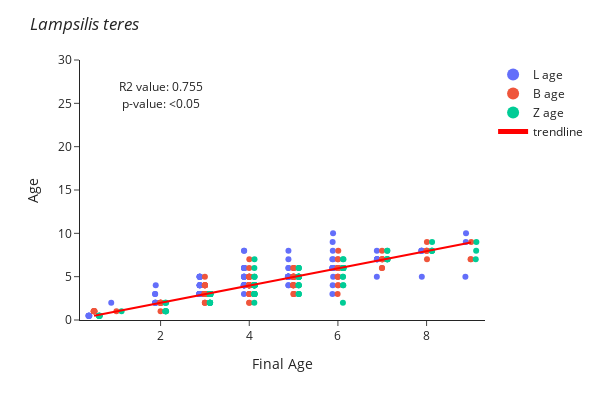

Notebook code for this chart:
### Code cell
fig = px.strip(lampsilis_melt,
               x='Final Age', 
               y='age',
               labels={"L age":"1", "B age":"2", "Z age":"3"},
               color="ager", 
               category_orders={"ager": ["L age", "B age", "Z age"]},
               
              )
#  Customization of y-axis
#fig.update_yaxes(range=[0, 10])


# regline = sm.OLS(amblema_melt["age"],sm.add_constant(amblema_melt["Final Age"]),missing="drop",).fit().fittedvalues
x=sm.add_constant(lampsilis_melt["Final Age"])
model=sm.OLS(lampsilis_melt["age"], lampsilis_melt["Final Age"],missing="drop").fit()
 
lampsilis_melt["bestfit"]=model.fittedvalues

# # add linear regression line for whole sample
fig.add_traces(go.Scatter(x=lampsilis_melt["Final Age"], 
                          y=lampsilis_melt["bestfit"],
                          mode = 'lines',
                          marker_color='red',
                          name='trendline',
                        )
                          )
fig.add_annotation(x=2, 
                   y=27,
                   text="R2 value: 0.755",
                   align= "left",
                   showarrow=False)
fig.add_annotation(x=2, 
                   y=25,
                   text="p-value: <0.05",
                   align="left",
                   showarrow=False)
fig

# Figure layout
fig.update_layout(template='simple_white',  
                  width=600, 
                  height=400, 
                  title='<i>Lampsilis teres</i>', 
                  yaxis=dict(range=[0,30]),
                  yaxis_title='Age',
                  legend=dict(title='',
                              itemclick='toggle', 
                              itemsizing='constant', 
                              traceorder='normal',
                              bgcolor='rgba(0,0,0,0)'),
                 
                  xaxis=dict(
                      title='Final Age', 
                      showticklabels=True, 
                      ticks='outside',)
            )



# Make figure zoomable
config = dict({'scrollZoom': False})

fig.show(config=config)

fig.write_image("images/all_color_teres.png")

### Figure 1 — Plotly figure (JSON) as saved in the notebook; plotly's stock layout.template omitted (floating-point values rounded to 4 significant figures; data arrays with more than 128 entries replaced by an {"elided": "..."} marker saying what was removed)
{"data": [{"alignmentgroup": "True", "boxpoints": "all", "fillcolor": "rgba(255,255,255,0)", "hoveron": "points", "hovertemplate": "ager=L age<br>Final Age=%{x}<br>age=%{y}<extra></extra>", "legendgroup": "L age", "line": {"color": "rgba(255,255,255,0)"}, "marker": {"color": "#636efa"}, "name": "L age", "offsetgroup": "L age", "orientation": "v", "pointpos": 0, "showlegend": true, "type": "box", "x": [5, 6, 4, 4, 3, 4, 2, 5, 8, 8, 3, 5, 5, 3, 9, 4, 4, 7, 5, 5, 5, 7, 5, 3, 4, 7, 5, 4, 7, 8, 5, 6, 3, 4, 8, 6, 9, 3, 2, 2, 1, 0.5, 6, 5, 5, 3, 3, 4, 6, 6, 6, 3, 2, 9, 5, 6, 8, 6, 4, 4, 3, 3, 3, 3, 3, 5, 3, 3, 2, 4, 5, 6, 7, 3, 3, 6, 5, 2, 7, 4, 4, 5, 3, 3, 4, 5, 5, 4, 6, 4, 3, 4, 4, 2, 4, 6, 3, 4, 2, 3, 3, 6, 4, 3, 3, 3, 3, 4, 3, 3, 5, 4, 7, 4, 3, 4, 5, 6, 4, 5, 0.5, 0.5, 0.5, 0.5, 0.5, 0.5, 4], "x0": " ", "xaxis": "x", "y": [5, 9, 4, 5, 3, 4, 2, 5, 8, 8, 5, 5, 6, 3, 9, 5, 6, 7, 5, 5, 5, 8, 5, 5, 4, 7, 5, 4, 5, 5, 5, 10, 3, 5, 8, 7, 10, 4, 3, 3, 2, 0.5, 4, 5, 4, 4, 3, 6, 3, 6, 6, 4, 2, 5, 5, 5, 8, 7, 4, 5, 5, 3, 3, 3, 4, 6, 3, 5, 2, 5, 8, 8, 7, 3, 3, 6, 7, 4, 7, 8, 4, 5, 4, 3, 4, 5, 5, 6, 6, 8, 3, 4, 4, 2, 3, 6, 3, 6, 2, 4, 3, 6, 4, 3, 5, 3, 3, 4, 5, 3, 5, 6, 7, 4, 5, 4, 5, 6, 4, 4, 0.5, 0.5, 0.5, 0.5, 0.5, 0.5, 6], "y0": " ", "yaxis": "y"}, {"alignmentgroup": "True", "boxpoints": "all", "fillcolor": "rgba(255,255,255,0)", "hoveron": "points", "hovertemplate": "ager=B age<br>Final Age=%{x}<br>age=%{y}<extra></extra>", "legendgroup": "B age", "line": {"color": "rgba(255,255,255,0)"}, "marker": {"color": "#EF553B"}, "name": "B age", "offsetgroup": "B age", "orientation": "v", "pointpos": 0, "showlegend": true, "type": "box", "x": [5, 6, 4, 4, 3, 4, 2, 5, 8, 8, 3, 5, 5, 3, 9, 4, 4, 7, 5, 5, 5, 7, 5, 3, 4, 7, 5, 4, 7, 8, 5, 6, 3, 4, 8, 6, 9, 3, 2, 2, 1, 0.5, 6, 5, 5, 3, 3, 4, 6, 6, 6, 3, 2, 9, 5, 6, 8, 6, 4, 4, 3, 3, 3, 3, 3, 5, 3, 3, 2, 4, 5, 6, 7, 3, 3, 6, 5, 2, 7, 4, 4, 5, 3, 3, 4, 5, 5, 4, 6, 4, 3, 4, 4, 2, 4, 6, 3, 4, 2, 3, 3, 6, 4, 3, 3, 3, 3, 4, 3, 3, 5, 4, 7, 4, 3, 4, 5, 6, 4, 5, 0.5, 0.5, 0.5, 0.5, 0.5, 0.5, 4], "x0": " ", "xaxis": "x", "y": [5, 6, 4, 4, 3, 5, 2, 5, 8, 8, 4, 5, 5, 3, 9, 4, 5, 6, 4, 5, 4, 7, 6, 2, 5, 8, 5, 4, 7, 9, 3, 8, 2, 2, 7, 5, 7, 3, 1, 2, 1, 1, 4, 3, 5, 3, 3, 4, 3, 6, 6, 3, 2, 7, 5, 5, 8, 7, 4, 4, 3, 3, 3, 3, 3, 5, 3, 5, 2, 5, 4, 7, 6, 4, 3, 6, 3, 2, 7, 7, 4, 4, 2, 3, 3, 6, 5, 4, 6, 6, 3, 5, 4, 2, 5, 5, 3, 5, 2, 4, 3, 4, 3, 3, 4, 3, 3, 4, 4, 3, 4, 3, 7, 4, 4, 4, 4, 6, 4, 6, 1, 1, 1, 1, 1, 1, 2], "y0": " ", "yaxis": "y"}, {"alignmentgroup": "True", "boxpoints": "all", "fillcolor": "rgba(255,255,255,0)", "hoveron": "points", "hovertemplate": "ager=Z age<br>Final Age=%{x}<br>age=%{y}<extra></extra>", "legendgroup": "Z age", "line": {"color": "rgba(255,255,255,0)"}, "marker": {"color": "#00cc96"}, "name": "Z age", "offsetgroup": "Z age", "orientation": "v", "pointpos": 0, "showlegend": true, "type": "box", "x": [5, 6, 4, 4, 3, 4, 2, 5, 8, 8, 3, 5, 5, 3, 9, 4, 4, 7, 5, 5, 5, 7, 5, 3, 4, 7, 5, 4, 7, 8, 5, 6, 3, 4, 8, 6, 9, 3, 2, 2, 1, 0.5, 6, 5, 5, 3, 3, 4, 6, 6, 6, 3, 2, 9, 5, 6, 8, 6, 4, 4, 3, 3, 3, 3, 3, 5, 3, 3, 2, 4, 5, 6, 7, 3, 3, 6, 5, 2, 7, 4, 4, 5, 3, 3, 4, 5, 5, 4, 6, 4, 3, 4, 4, 2, 4, 6, 3, 4, 2, 3, 3, 6, 4, 3, 3, 3, 3, 4, 3, 3, 5, 4, 7, 4, 3, 4, 5, 6, 4, 5, 0.5, 0.5, 0.5, 0.5, 0.5, 0.5, 4], "x0": " ", "xaxis": "x", "y": [5, 6, 4, 4, 3, 4, 1, 5, 8, 8, 3, 5, 5, 3, 9, 4, 3, 7, 5, 5, 6, 7, 5, 3, 5, 8, 5, 4, 8, 9, 3, 6, 2, 3, 8, 6, 7, 3, 1, 1, 1, 0.5, 7, 3, 5, 3, 3, 4, 2, 5, 7, 3, 1, 8, 5, 6, 8, 6, 5, 4, 3, 2, 3, 3, 3, 4, 3, 3, 1, 3, 3, 4, 7, 2, 3, 6, 4, 2, 7, 7, 4, 4, 2, 2, 3, 6, 5, 3, 6, 6, 3, 5, 4, 2, 4, 5, 3, 3, 2, 3, 2, 4, 4, 2, 3, 3, 3, 4, 3, 3, 4, 4, 7, 4, 3, 3, 5, 6, 4, 6, 0.5, 0.5, 0.5, 0.5, 0.5, 0.5, 2], "y0": " ", "yaxis": "y"}, {"marker": {"color": "red"}, "mode": "lines", "name": "trendline", "type": "scatter", "x": {"elided": "381 float values"}, "y": {"elided": "381 float values"}}], "layout": {"annotations": [{"align": "left", "showarrow": false, "text": "R2 value: 0.755", "x": 2, "y": 27}, {"align": "left", "showarrow": false, "text": "p-value: <0.05", "x": 2, "y": 25}], "boxmode": "group", "height": 400, "legend": {"bgcolor": "rgba(0,0,0,0)", "itemclick": "toggle", "itemsizing": "constant", "title": {"text": ""}, "tracegroupgap": 0, "traceorder": "normal"}, "margin": {"t": 60}, "title": {"text": "<i>Lampsilis teres</i>"}, "width": 600, "xaxis": {"anchor": "y", "domain": [0, 1], "showticklabels": true, "ticks": "outside", "title": {"text": "Final Age"}}, "yaxis": {"anchor": "x", "domain": [0, 1], "range": [0, 30], "title": {"text": "Age"}}}}
